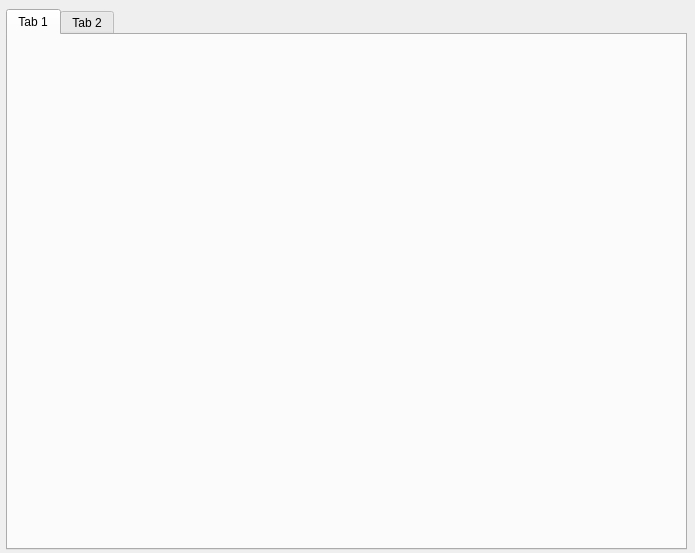
<?xml version="1.0" encoding="UTF-8"?>
<ui version="4.0">
 <class>Reportes</class>
 <widget class="QWidget" name="Reportes">
  <property name="windowModality">
   <enum>Qt::WindowModal</enum>
  </property>
  <property name="geometry">
   <rect>
    <x>0</x>
    <y>0</y>
    <width>695</width>
    <height>553</height>
   </rect>
  </property>
  <property name="windowTitle">
   <string>Reportes</string>
  </property>
  <widget class="QTabWidget" name="tabWidget">
   <property name="geometry">
    <rect>
     <x>6</x>
     <y>9</y>
     <width>681</width>
     <height>541</height>
    </rect>
   </property>
   <widget class="QWidget" name="tab">
    <attribute name="title">
     <string>Tab 1</string>
    </attribute>
   </widget>
   <widget class="QWidget" name="tab_2">
    <attribute name="title">
     <string>Tab 2</string>
    </attribute>
   </widget>
  </widget>
 </widget>
 <resources/>
 <connections/>
</ui>
